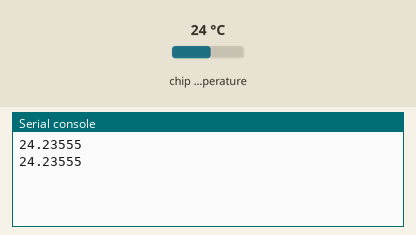
Simulated run of this program. Board: Raspberry Pi Pico running MicroPython. Parts: the last lines printed to the serial console. The inputs (shaded band) are chosen by the test bench; at power-on: chip temperature 24 °C.

Above: at 1.2 s.
1.3 s: chip temperature set to 1 °C
At 2.6 s:
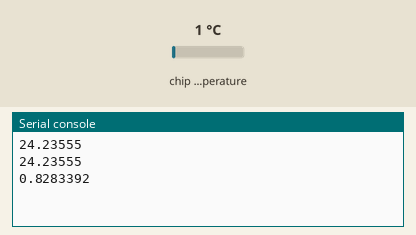
2.8 s: chip temperature set to 11 °C
At 3.8 s:
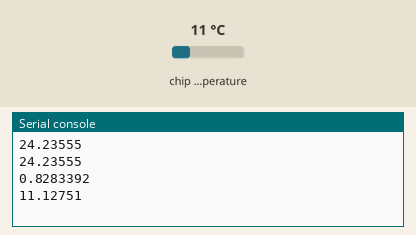
Timing chart, 0 to 5.8 s (numbered marks = the images above; inputs shaded):
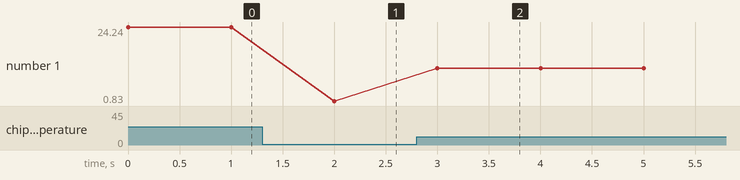

Measured:
- after the input at 1.3 s, the serial console: prints a new line after 0.70 s (image 1)
- after the input at 2.8 s, the serial console: prints a new line after 0.20 s (image 2)
- plotted number 1: 24.24 → 0.83 after the input at 1.3 s, 0.83 → 11.13 after the input at 2.8 s

The program:

temperature_example.py
```python
import machine
import utime

#built in temp sensor
sensor = machine.ADC(4)

conversion_factor = 3.3 / (65535)

while True:
    reading = sensor.read_u16() * conversion_factor

    temperature = 27 - (reading - 0.706)/0.001721
    print (temperature)
    utime.sleep(1)
```
